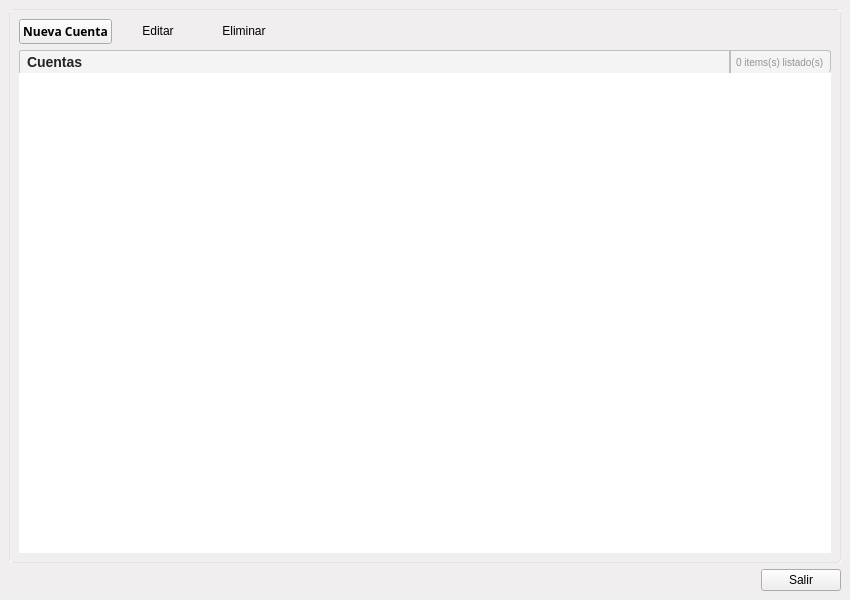
<?xml version="1.0" encoding="UTF-8"?>
<ui version="4.0">
 <class>MainWindow</class>
 <widget class="QMainWindow" name="MainWindow">
  <property name="geometry">
   <rect>
    <x>0</x>
    <y>0</y>
    <width>850</width>
    <height>600</height>
   </rect>
  </property>
  <property name="windowTitle">
   <string>MainWindow</string>
  </property>
  <property name="styleSheet">
   <string notr="true">QMainWindow{
background-color:#F0EEEE ;

border-top-left-radius: 6px 6px;
border-top-right-radius: 6px 6px;
border-bottom-right-radius: 6px 6px;
border-bottom-left-radius: 6px 6px;

}
QLabel{color:rgb(85, 85, 85);font:bold;font-family: Ubuntu, Helvetica, sans-serif;}
QGroupBox{
border: 1px groove rgb(226, 226, 226);
border-radius: 3px;
}</string>
  </property>
  <widget class="QWidget" name="centralwidget">
   <layout class="QVBoxLayout" name="verticalLayout_6">
    <item>
     <layout class="QHBoxLayout" name="horizontalLayout_7" stretch="4">
      <item>
       <widget class="QGroupBox" name="groupBox">
        <property name="title">
         <string/>
        </property>
        <layout class="QVBoxLayout" name="verticalLayout_2">
         <item>
          <layout class="QHBoxLayout" name="horizontalLayout">
           <item>
            <widget class="QPushButton" name="btAgregarCategoria">
             <property name="sizePolicy">
              <sizepolicy hsizetype="Preferred" vsizetype="Fixed">
               <horstretch>0</horstretch>
               <verstretch>0</verstretch>
              </sizepolicy>
             </property>
             <property name="font">
              <font>
               <family>Ubuntu,Helvetica,sans-serif</family>
               <weight>75</weight>
               <bold>true</bold>
              </font>
             </property>
             <property name="cursor">
              <cursorShape>PointingHandCursor</cursorShape>
             </property>
             <property name="text">
              <string>Nueva Cuenta</string>
             </property>
            </widget>
           </item>
           <item>
            <widget class="QPushButton" name="btEditarCategoria">
             <property name="cursor">
              <cursorShape>PointingHandCursor</cursorShape>
             </property>
             <property name="text">
              <string>Editar</string>
             </property>
             <property name="flat">
              <bool>true</bool>
             </property>
            </widget>
           </item>
           <item>
            <widget class="QPushButton" name="btEliminarCategoria">
             <property name="cursor">
              <cursorShape>PointingHandCursor</cursorShape>
             </property>
             <property name="text">
              <string>Eliminar</string>
             </property>
             <property name="flat">
              <bool>true</bool>
             </property>
            </widget>
           </item>
           <item>
            <spacer name="horizontalSpacer_2">
             <property name="orientation">
              <enum>Qt::Horizontal</enum>
             </property>
             <property name="sizeHint" stdset="0">
              <size>
               <width>40</width>
               <height>20</height>
              </size>
             </property>
            </spacer>
           </item>
          </layout>
         </item>
         <item>
          <layout class="QVBoxLayout" name="verticalLayout">
           <property name="spacing">
            <number>0</number>
           </property>
           <item>
            <layout class="QHBoxLayout" name="horizontalLayout_6">
             <property name="spacing">
              <number>0</number>
             </property>
             <item>
              <widget class="QLabel" name="lbTitulo_2">
               <property name="sizePolicy">
                <sizepolicy hsizetype="Expanding" vsizetype="Minimum">
                 <horstretch>0</horstretch>
                 <verstretch>0</verstretch>
                </sizepolicy>
               </property>
               <property name="minimumSize">
                <size>
                 <width>42</width>
                 <height>0</height>
                </size>
               </property>
               <property name="styleSheet">
                <string notr="true">QLabel {
color: #252424;
background-color:rgb(244, 244, 244);

padding:3px;
font: bold 14px;
font-family: Ubuntu, Helvetica, sans-serif;
border: 1px solid #BFBFBF;

border-bottom: 0px solid white;
border-top-left-radius: 3px ;
border-top-right-radius: 0px solid white;
border-bottom-right-radius: 0px ;

}</string>
               </property>
               <property name="text">
                <string>Cuentas</string>
               </property>
              </widget>
             </item>
             <item>
              <widget class="QLabel" name="lbCantidadItemsCategoria">
               <property name="sizePolicy">
                <sizepolicy hsizetype="Preferred" vsizetype="Preferred">
                 <horstretch>0</horstretch>
                 <verstretch>0</verstretch>
                </sizepolicy>
               </property>
               <property name="minimumSize">
                <size>
                 <width>42</width>
                 <height>0</height>
                </size>
               </property>
               <property name="styleSheet">
                <string notr="true">QLabel {
color: rgb(147, 147, 147);
background-color:rgb(244, 244, 244);

padding:3px;
font: 10px;
font-family: Ubuntu, Helvetica, sans-serif;
border: 1px solid #BFBFBF;

border-top-left-radius: 0px solid rgb(244, 244, 244);
border-top-right-radius: 3px;
border-bottom-right-radius: 3px;
border-bottom-left-radius: 0px;
border-bottom: 0px solid white;
}</string>
               </property>
               <property name="text">
                <string>0 items(s) listado(s)</string>
               </property>
              </widget>
             </item>
            </layout>
           </item>
           <item>
            <widget class="QTreeView" name="treeCuentas">
             <property name="font">
              <font>
               <family>Ubuntu,Helvetica,sans-serif</family>
              </font>
             </property>
             <property name="styleSheet">
              <string notr="true">QHeaderView::section {
border-radius: 3px;
padding: 2px 4px 2px 4px;

/* Fuente */
color: #3A3939;
text-align: left;
font-family: Ubuntu, Helvetica, sans-serif;

background-color:rgb(244, 244, 244);
/*qlineargradient(spread:reflect, x1:1, y1:1, x2:1, y2:0, stop:0 rgba(240, 240, 240, 255), stop:0.509174 rgba(250, 250, 250, 255), stop:0.963303 rgba(255, 255, 255, 255));*/
/* Bordes */
border-bottom: 1px solid #E3E3E3;
border-top: 1px solid #FFFFFF;
padding:6px;
border-top-left-radius: 0px;

}

QTableWidget{
font-family: Ubuntu, Helvetica, sans-serif;
/*font-size: 12px;*/
text-align: left;

border: 1px solid #BFBFBF;

}</string>
             </property>
             <property name="frameShape">
              <enum>QFrame::Box</enum>
             </property>
             <property name="lineWidth">
              <number>0</number>
             </property>
             <property name="editTriggers">
              <set>QAbstractItemView::AnyKeyPressed</set>
             </property>
             <property name="alternatingRowColors">
              <bool>true</bool>
             </property>
             <property name="selectionMode">
              <enum>QAbstractItemView::SingleSelection</enum>
             </property>
             <property name="selectionBehavior">
              <enum>QAbstractItemView::SelectRows</enum>
             </property>
             <property name="textElideMode">
              <enum>Qt::ElideLeft</enum>
             </property>
             <property name="verticalScrollMode">
              <enum>QAbstractItemView::ScrollPerItem</enum>
             </property>
             <property name="horizontalScrollMode">
              <enum>QAbstractItemView::ScrollPerItem</enum>
             </property>
             <attribute name="headerVisible">
              <bool>false</bool>
             </attribute>
             <attribute name="headerDefaultSectionSize">
              <number>0</number>
             </attribute>
             <attribute name="headerDefaultSectionSize">
              <number>0</number>
             </attribute>
             <attribute name="headerVisible">
              <bool>false</bool>
             </attribute>
            </widget>
           </item>
          </layout>
         </item>
        </layout>
       </widget>
      </item>
     </layout>
    </item>
    <item>
     <layout class="QHBoxLayout" name="horizontalLayout_3">
      <item>
       <spacer name="horizontalSpacer">
        <property name="orientation">
         <enum>Qt::Horizontal</enum>
        </property>
        <property name="sizeHint" stdset="0">
         <size>
          <width>40</width>
          <height>20</height>
         </size>
        </property>
       </spacer>
      </item>
      <item>
       <widget class="QPushButton" name="pushButton">
        <property name="text">
         <string>Salir</string>
        </property>
       </widget>
      </item>
     </layout>
    </item>
   </layout>
  </widget>
 </widget>
 <resources>
  <include location="../GUI/images_rc/images.qrc"/>
  <include location="../plasta/gui/uis/images_rc/images.qrc"/>
 </resources>
 <connections>
  <connection>
   <sender>pushButton</sender>
   <signal>clicked()</signal>
   <receiver>MainWindow</receiver>
   <slot>close()</slot>
   <hints>
    <hint type="sourcelabel">
     <x>805</x>
     <y>567</y>
    </hint>
    <hint type="destinationlabel">
     <x>656</x>
     <y>560</y>
    </hint>
   </hints>
  </connection>
 </connections>
</ui>
